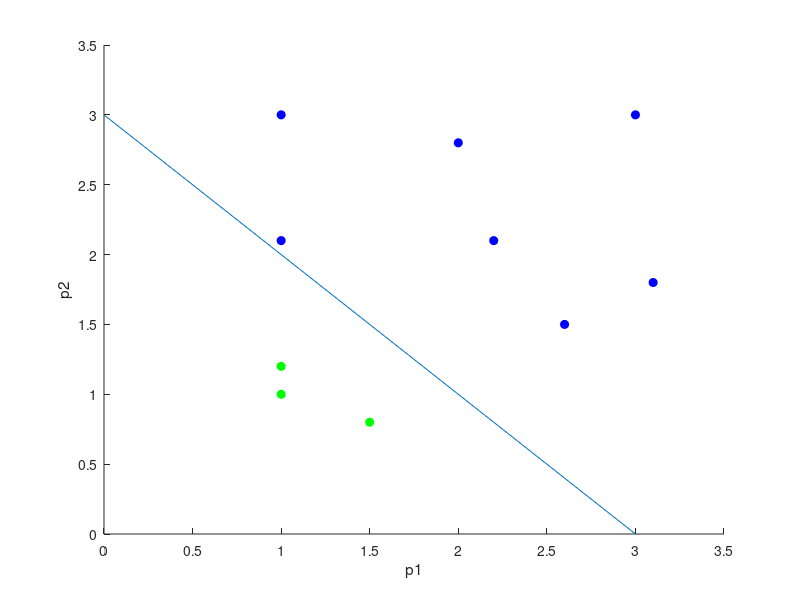

Write MATLAB code to recreate this figure. (Note: this script raises an error after producing the figure.)
clear all; close all; clc;
puntosVerdesx=[1 1 1.5];
puntosVerdesy=[1 1.2 .8];
puntosAzulesx=[1 1 2 2.2 2.6 3 3.1];
puntosAzulesy=[2.1 3 2.8 2.1 1.5 3 1.8];
hold on;
plot(puntosVerdesx, puntosVerdesy,'og','MarkerFaceColor','g')
plot(puntosAzulesx, puntosAzulesy,'ob','MarkerFaceColor','b')
xlabel('p1')
ylabel('p2')
l1=[0 3.5]; %dominio
l2=[0 3.5]  %rango
p11=[0 3];   % corte en y
p22=[3 0]; % corte en x
axis ([l1 l2]) %limites Dominio y rango
plot(p11,p22) %con esto grafico la recta




hold off
PVerdes=[puntosVerdesx;puntosVerdesy];
PAzules=[puntosAzulesx;puntosAzulesy];
b=1;
w1=[-1/3;-1/2]; %vector
W=[w1'];        %trasponemos 
n=W*PVerdes+b
a=hardlim(n);
a=hardlim(W*PAzules+b);
figure(2)
hold on
plot(p11,p22)
xlabel('P1')
ylabel('P2')
axis([l1 l2])
while (b==1)
   p1=input('Introdusca la coordenada en p1(x)');
   p2=input('Introdusca la coordenada en p2(y)');
   p=[p1;p2];
   a=hardlim(W*p+b)
   if(a==1)
    disp('el punto es verde')
    plot(p1, p2,'og','MarkerFaceColor','g')
   else disp('el punto es azul')
        plot(p1,p2,'ob','MarkerFaceColor','b')
   end
end
hold off











